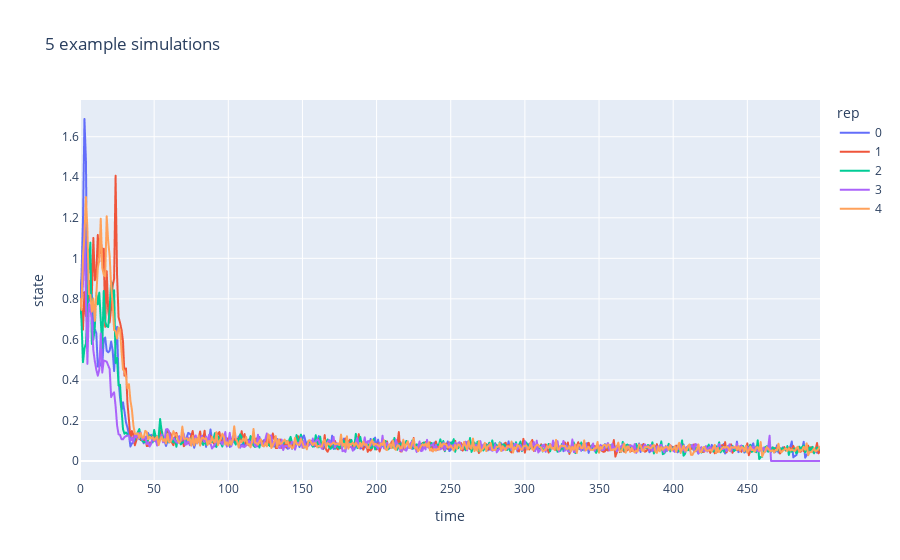

The code cell stored with this chart in its notebook:
### Code cell
import plotly.express as px
import plotly.graph_objects as go

rep0 = sims.query("rep < 5")
fig = px.line(rep0, x="time", y="state", color = "rep", title='5 example simulations')

#df = rep0.melt(id_vars=['time','rep'],var_name='metric', value_name='values')
#fig = px.line(df, x="time", y="values", color="metric", title='rep 0')

fig.show()

### Figure 1 — Plotly figure (JSON) as saved in the notebook; plotly's stock layout.template omitted (floating-point values rounded to 4 significant figures; data arrays with more than 128 entries replaced by an {"elided": "..."} marker saying what was removed)
{"data": [{"hovertemplate": "rep=0<br>time=%{x}<br>state=%{y}<extra></extra>", "legendgroup": "0", "line": {"color": "#636efa", "dash": "solid"}, "marker": {"symbol": "circle"}, "mode": "lines", "name": "0", "showlegend": true, "type": "scattergl", "x": {"elided": "500 int values"}, "xaxis": "x", "y": {"elided": "500 float values"}, "yaxis": "y"}, {"hovertemplate": "rep=1<br>time=%{x}<br>state=%{y}<extra></extra>", "legendgroup": "1", "line": {"color": "#EF553B", "dash": "solid"}, "marker": {"symbol": "circle"}, "mode": "lines", "name": "1", "showlegend": true, "type": "scattergl", "x": {"elided": "500 int values"}, "xaxis": "x", "y": {"elided": "500 float values"}, "yaxis": "y"}, {"hovertemplate": "rep=2<br>time=%{x}<br>state=%{y}<extra></extra>", "legendgroup": "2", "line": {"color": "#00cc96", "dash": "solid"}, "marker": {"symbol": "circle"}, "mode": "lines", "name": "2", "showlegend": true, "type": "scattergl", "x": {"elided": "500 int values"}, "xaxis": "x", "y": {"elided": "500 float values"}, "yaxis": "y"}, {"hovertemplate": "rep=3<br>time=%{x}<br>state=%{y}<extra></extra>", "legendgroup": "3", "line": {"color": "#ab63fa", "dash": "solid"}, "marker": {"symbol": "circle"}, "mode": "lines", "name": "3", "showlegend": true, "type": "scattergl", "x": {"elided": "500 int values"}, "xaxis": "x", "y": {"elided": "500 float values"}, "yaxis": "y"}, {"hovertemplate": "rep=4<br>time=%{x}<br>state=%{y}<extra></extra>", "legendgroup": "4", "line": {"color": "#FFA15A", "dash": "solid"}, "marker": {"symbol": "circle"}, "mode": "lines", "name": "4", "showlegend": true, "type": "scattergl", "x": {"elided": "500 int values"}, "xaxis": "x", "y": {"elided": "500 float values"}, "yaxis": "y"}], "layout": {"legend": {"title": {"text": "rep"}, "tracegroupgap": 0}, "title": {"text": "5 example simulations"}, "xaxis": {"anchor": "y", "domain": [0, 1], "title": {"text": "time"}}, "yaxis": {"anchor": "x", "domain": [0, 1], "title": {"text": "state"}}}}
